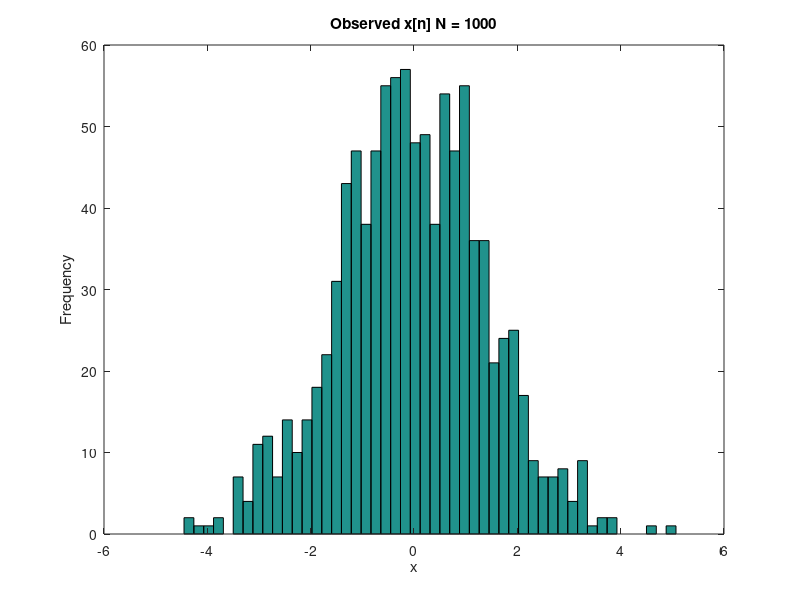
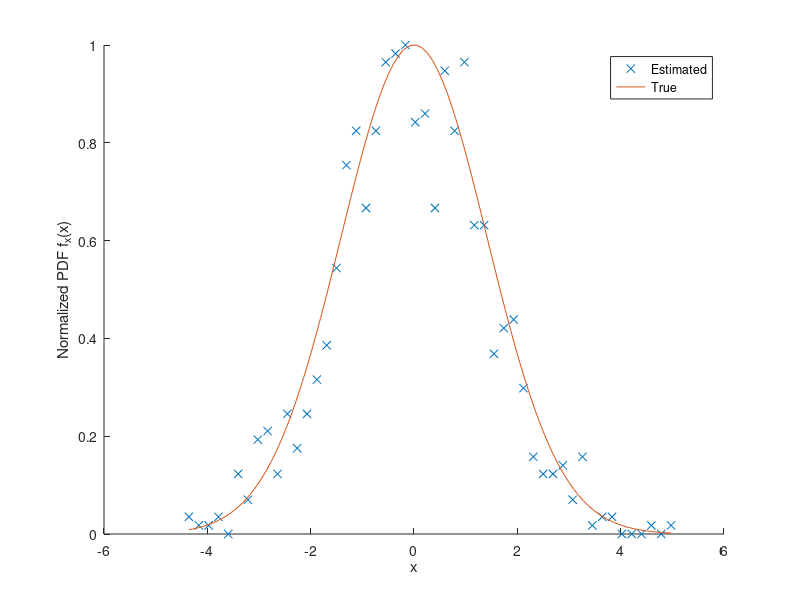

These figures' MATLAB source, in order: (Note: this script raises an error after producing the figures.)
clear all; close all; clc;
rng(0)
%% 4.3 part b and c

% generate 1000 realizations of x[n] using difference equation
x = zeros(1,1000);
ni = 0:999;
for n = ni
    if n >=2
    x(n+1) = x(n+1)+(1/4)*x(n+1-2);
    end
    x(n+1) = x(n+1)+sqrt(15/8)*randn;
end

% organize x[n] realizations in histogram to estimate pdf
figure
[counts, centers] = hist(x,50);
hist(x,50)
xlabel('x'), ylabel('Frequency'), title('Observed x[n] N = 1000')

% generate true pdf values based on calculate mean and variance of x
varx = 2;
mux = 0;
X = linspace(min(centers),max(centers),100);
Y = normpdf(X,mux,sqrt(varx));

% plot normalized estimated and true pdfs
figure
hold on
plot(centers,counts./max(counts),'x')
plot(X,Y./max(Y))
hold off
xlabel('x'), ylabel('Normalized PDF f_x(x)')
legend('Estimated','True')

% user defined function to implement eqn 1.2.1 (see section below)
li = 0:20;
rho_hat = calcAC(x,21);

% calculate the normalized autocorrelation given by the known expression
r_0 = (1/2).^abs(0)+(-1/2).^abs(0); 
rho = ((1/2).^abs(li)+(-1/2).^abs(li))./r_0; 

% plot estimated and true rho values
figure
hold on
stem(li, rho_hat)
stem(li, rho, 'r:')
hold off
xlabel('$$l$$','Interpreter','Latex')
ylabel('$$\rho_x(l)$$','Interpreter','Latex')
legend('Estimated','True')

clear li rho_hat x rho
%%
pause
close all
%% 4.19 part a

% Generate 100 samples of x[n] given by the autoregressive model:
% AR(2): x(n) = -a1*x(n-1)-a2*x(n-2)+w(n)
d0 = 1;
a1 = -1.6454;
a2 = 0.9025;

x = zeros(1,100);
ni  = 0:99;
for n = ni;
    if n >= 1
        x(n+1) = -a1*x(n+1-1);
    end
    if n >= 2
        x(n+1) = x(n+1)-a2*x(n+1-2);
    end
    x(n+1) = x(n+1) + randn;
end
figure   
plot(ni,x); xlabel('n'), ylabel('x[n]')

li = 0:99; % calculate the estimated normalized autocorrelation (eqn 1.2.1)
rho_hat = calcAC(x,100);

figure
hold on
stem(li,rho_hat); 
    
%% 4.19 part b
p = roots([1 a1 a2]); % calculate poles of H(z) given a1 and a2
r = unique(abs(p));
theta = unique(abs(angle(p))); % extract angle and magnitude of complex poles

% calculate theoretical value for rho (eqn. 4.2.83)
rho = r.^li.*(sin((li+1).*theta)-r^2*sin((li-1).*theta))./((1+r^2)*sin(theta));

stem(li,rho,'r:'); 
xlabel('$$l$$','Interpreter','Latex')
ylabel('$$\rho_x(l)$$','Interpreter','Latex')
xlim([0 10])
ylim([-1 1])
legend('Estimated','True')
hold off
%%
pause
close all
%% 4.19 part c
% given the relationships derived from the Yule-Walker Eqns (eqn 4.2.33
% etc)

rhohat_vec = rho_hat(2:end)';
Phat(1,:) = rho_hat(1:end-1);
for i = 1:99
    Phat(i+1,:) = [fliplr(rho_hat(2:i+1)) rho_hat(1:100-i)];
end
ahat_vec = -inv(Phat)*rhohat_vec;

rho_vec = rho(2:end)';
P(1,:) = rho(1:end-1); % form correlation matrix
for i = 1:99
    P(i+1,:) = [fliplr(rho(2:i+1)) rho(1) conj(rho(2:100-i))];
end
a_vec = -inv(P)*rho_vec;

figure
hold on
stem(ahat_vec); 
stem(a_vec,'r:')
xlabel('k'); ylabel('a_k')
hold off
legend('Yule-Walker estimated parameters','True parameters')
xlim([1 15])

%%
pause
close all
%% 4.19 part d

clear tmp

w = -pi:pi/100:pi;
% calculate the PSD given the estimated a_k parameters by definition of Rx
for wi = 1:length(w)
    % Rx = var * |H(z)|^2 where H(z) = 1/(1+a1*z^-1+a2*z^-2 ...)
    tmp = exp(-1i.*w(wi).*(1:length(ahat_vec)));
    R_hat(wi) = 1./((1+sum(ahat_vec'.*tmp))*conj(1+sum(ahat_vec'.*tmp)));
    clear tmp
end

% using eqn 4.2.88, we solve for the true PSD using the poles of the AP system
% with a1 and a2 given by the model
R = d0^2./((1-2.*r.*cos(w-theta)+r^2).*(1-2.*r.*cos(w+theta)+r^2));

figure;
hold on
plot(w,R_hat)
plot(w,R,'r:')
hold off
legend('Estimate PSD','True PSD')
xlim([-pi pi])
xlabel('\omega')
ylabel('PSD')

%%
pause
close all
%% 4.32 part a

clear li ni n l rho_hat x rhohat_vec Phat ahat_vec
ni = 0:99;
x = zeros(1,length(ni));
for n = ni
    if n >= 1
        x(n+1) = x(n+1)+1.9*x(n+1-1);
    end
    if n >= 2
        x(n+1) = x(n+1)-0.9*x(n+1-2);
    end
    x(n+1) = x(n+1) + randn;
end

figure
plot(ni,x); xlabel('n'),ylabel('x[n]')

li = 0:99; % calculate the estimated normalized autocorrelation (eqn 1.2.1)
rho_hat = calcAC(x,length(li));

figure
stem(li, rho_hat); 
xlabel('$$l$$','Interpreter','Latex')
ylabel('$$\hat{\rho_x}(l)$$','Interpreter','Latex')
xlim([0 20])

% calculate PACS based on eqn 4.2.43 
rhohat_vec = rho_hat(2:end)';
Phat(1,:) = rho_hat(1:end-1);
for i = 1:98
    Phat(i+1,:) = [fliplr(rho_hat(2:i+1)) rho_hat(1) conj(rho_hat(2:99-i))];
end
ahat_vec = -inv(Phat)*rhohat_vec; 

figure
hold on
stem(ahat_vec); 
xlabel('m'); ylabel('k_m')
xlim([1 20])

%%
pause
close all
%% 4.32 part b
clear li ni n l rho_hat x rhohat_vec Phat ahat_vec

ni = 0:99;
x = zeros(1,length(ni));

for n = ni
    if n >= 1
        x(n+1) = x(n+1)+1.9*x(n+1-1)-0.5*W(n);
    end
    if n >= 2
        x(n+1) = x(n+1)-0.9*x(n+1-2);
    end
    W(n+1) = randn;
    x(n+1) = x(n+1) + W(n+1);
end

figure
plot(ni,x); xlabel('n'),ylabel('x[n]')

li = 0:99; % calculate the estimated normalized autocorrelation (eqn 1.2.1)
rho_hat = calcAC(x,length(li));

figure
stem(li, rho_hat); 
xlabel('$$l$$','Interpreter','Latex')
ylabel('$$\hat{\rho_x}(l)$$','Interpreter','Latex')
xlim([0 20])

% calculate PACS based on the modified Yule-Walker (eqn 4.4.9) for PZ  
rhohat_vec = rho_hat(3:end)';

% generate the non-hermetian topelitz matrix using the estimated rho values
for i = 1:length(rhohat_vec)-1
    Phat(i,:) = [fliplr(rho_hat(1:i+1)) zeros(1,length(rhohat_vec)-i-1)];
end
Phat(length(rhohat_vec),:) = [fliplr(rho_hat(3:i+2)) rho_hat(2)];
ahat_vec = -inv(Phat)*rhohat_vec;

figure
hold on
stem(ahat_vec); 
xlabel('m'); ylabel('k_m')
xlim([1 20])

%%
pause
%% 5.2 part a & b
close all

N = [11 31 51];
figure
for nn = 1:length(N)
    subplot(length(N),1,nn)
    stem(-floor(N(nn)/2):floor(N(nn)/2),bartlett(N(nn)))
    xlabel('n')
    ylabel('w_B[n]')
    title(sprintf('bartlett (N = %d)',N(nn)))
end

figure
for nn = 1:length(N)
    subplot(length(N),1,nn)
    stem(-floor(N(nn)/2):floor(N(nn)/2),triang(N(nn)))
    xlabel('n')
    ylabel('w_T[n]')
    title(sprintf('triang (N = %d)',N(nn)))
end

Ndtft = 1024;
figure
for nn = 1:length(N)
    subplot(length(N),1,nn)
    WB = fftshift(fft(bartlett(N(nn)),Ndtft));
    WT = fftshift(fft(triang(N(nn)),Ndtft));
    hold on
    plot(linspace(-pi,pi,Ndtft),log10(abs(WB)./max(abs(WB))))
    plot(linspace(-pi,pi,Ndtft),log10(abs(WT)./max(abs(WT))),'r--')
    hold off
    if nn == 1, legend('bartlett','triang'); end;
    xlim([-pi,pi])
    xlabel('\omega (rads)')
    ylabel('Magnitude (dB)')
    title(sprintf('DTFT N = %d',N(nn)))
end

figure
N = [51 81 101 121];
for nn = 1:length(N)
    subplot(length(N),1,nn)
    WR = fftshift(fft(ones(1,51),Ndtft));
    WB = fftshift(fft(bartlett(N(nn)),Ndtft));
    hold on
    plot(linspace(-pi,pi,Ndtft),log10(abs(WR)./max(abs(WR))))
    plot(linspace(-pi,pi,Ndtft),log10(abs(WB)./max(abs(WB))),'r--')
    hold off
    if nn == 1, legend('bartlett','rect'); end;
    xlim([-pi/6,pi/6])
    xlabel('\omega (rads)')
    ylabel('Magnitude (dB)')
    title(sprintf('DTFT N = %d',N(nn)))
end
